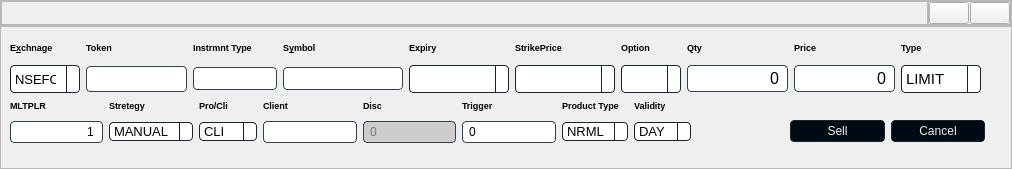
<?xml version="1.0" encoding="UTF-8"?>
<ui version="4.0">
 <class>MainWindow</class>
 <widget class="QMainWindow" name="MainWindow">
  <property name="geometry">
   <rect>
    <x>0</x>
    <y>0</y>
    <width>1012</width>
    <height>169</height>
   </rect>
  </property>
  <property name="windowTitle">
   <string>MainWindow</string>
  </property>
  <property name="styleSheet">
   <string notr="true"/>
  </property>
  <widget class="QWidget" name="centralwidget">
   <property name="styleSheet">
    <string notr="true"/>
   </property>
   <layout class="QGridLayout" name="gridLayout">
    <property name="leftMargin">
     <number>0</number>
    </property>
    <property name="topMargin">
     <number>0</number>
    </property>
    <property name="rightMargin">
     <number>0</number>
    </property>
    <property name="bottomMargin">
     <number>0</number>
    </property>
    <property name="spacing">
     <number>0</number>
    </property>
    <item row="2" column="1" colspan="2">
     <widget class="QFrame" name="frame_3">
      <property name="sizePolicy">
       <sizepolicy hsizetype="Expanding" vsizetype="Expanding">
        <horstretch>0</horstretch>
        <verstretch>0</verstretch>
       </sizepolicy>
      </property>
      <property name="styleSheet">
       <string notr="true">QWidget {

background-color: rgb(219, 88	, 96);
}
QPushButton {
  background-color: #000a14;
  border: 1px solid #19232d;
  color: #F0F0F0;
  border-radius: 4px;
  padding: 3px;
  outline: none;
  /* Issue #194 - Special case of QPushButton inside dialogs, for better UI */
  min-width: 20px;
}

QPushButton:disabled {
  background-color: #19232d;
  border: 1px solid #19232d;
  color: #787878;
  border-radius: 4px;
  padding: 3px;
}

QPushButton:checked {
  background-color: #19232d;
  border: 1px solid #19232d;
  border-radius: 4px;
  padding: 3px;
  outline: none;
}

QPushButton:checked:disabled {
  background-color: #000A14;
  border: 1px solid #19232d;
  color: #787878;
  border-radius: 4px;
  padding: 3px;
  outline: none;
}

QPushButton:checked:selected {
  background: #1464A0;
  color: #19232d;
}

QPushButton::menu-indicator {
  subcontrol-origin: padding;
  subcontrol-position: bottom right;
  bottom: 4px;
}

QPushButton:pressed {
  background-color: #000A14;
  border: 1px solid #000A14;
}

QPushButton:pressed:hover {
/*  border: 1px solid #148CD2;*/
  background-color: #148CD2;
}

QPushButton:hover {
  background-color: #148CD2;    
}

QPushButton:selected {
  background: #1464A0;
  color: #19232d;
}

QPushButton:hover {
  border: 1px solid #148CD2;
  color: #F0F0F0;
}

QPushButton:focus {
  border: 1px solid #1464A0;
}



QComboBox {
  background-color: #ffffff;
  border: 1px solid #19232d;
  border-radius: 4px;
  selection-background-color: #1464A0;
  padding-left: 4px;
  padding-right: 10px;
color:111111;
  /* 4 + 16*2 See scrollbar size */
  /* Fixes #103, #111 */
  min-height: 1.5em;
  /* padding-top: 2px;     removed to fix #132 */
  /* padding-bottom: 2px;  removed to fix #132 */
  /* min-width: 75px;      removed to fix #109 */
  /* Needed to remove indicator - fix #132 */
}

QComboBox QAbstractItemView {
  border: 1px solid #19232d;
  border-radius: 0;
  background-color: #eeeeee;
  color: #111111;
  selection-background-color: #1464A0;
}

QComboBox QAbstractItemView:hover {
  background-color: #eeeeee;
  color: #111111;
}

QComboBox QAbstractItemView:selected {
  background: #1464A0;
  color: #19232d;
}

QComboBox QAbstractItemView:alternate {
  background: #eeeeee;
}

QComboBox:disabled {
  background-color: #dddddd;
  color: #787878;
}

QComboBox:hover {
  border: 1px solid #148CD2;
}

QComboBox:focus {
  background-color: #1464A0;
  border: 1px solid #1464A0;
}

QComboBox:on {
  selection-background-color: #1464A0;
}

QComboBox::indicator {
  border: none;
  border-radius: 0;
  background-color: transparent;
  selection-background-color: transparent;
  color: transparent;
  selection-color: transparent;
  /* Needed to remove indicator - fix #132 */
}

QComboBox::indicator:alternate {
  background: #000A14;
}

QComboBox::item:alternate {
  background: #000A14;
}

QComboBox::item:selected {
  border: 0px solid transparent;
}

QComboBox::drop-down {
  subcontrol-origin: padding;
  subcontrol-position: top right;
  width: 12px;
  border-left: 1px solid #19232d;
}

QComboBox::down-arrow {
  image: url(&quot;:/qss_icons/rc/arrow_down_disabled.png&quot;);
  height: 8px;
  width: 8px;
}

QComboBox::down-arrow:on, QComboBox::down-arrow:hover, QComboBox::down-arrow:focus {
  image: url(&quot;:/qss_icons/rc/arrow_down.png&quot;);
}


QLineEdit {
  background-color: #ffffff;
  padding-top: 2px;
  /* This QLineEdit fix  103, 111 */
  padding-bottom: 2px;
  /* This QLineEdit fix  103, 111 */
  padding-left: 4px;
  padding-right: 4px;
  border-style: solid;
  border: 1px solid #32414B;
  border-radius: 4px;
  color: 000000;
}

QLineEdit:disabled {
  background-color: #cccccc;
  color: #787878;
}

QLineEdit:hover {
  border: 1px solid #148CD2;
  color: #000000;
}

QLineEdit:focus {
  border: 1px solid #1464A0;
}

QLineEdit:selected {
  background-color: #1464A0;
  color: #000000;
}
</string>
      </property>
      <property name="frameShape">
       <enum>QFrame::StyledPanel</enum>
      </property>
      <property name="frameShadow">
       <enum>QFrame::Raised</enum>
      </property>
      <widget class="QWidget" name="layoutWidget">
       <property name="geometry">
        <rect>
         <x>10</x>
         <y>10</y>
         <width>971</width>
         <height>57</height>
        </rect>
       </property>
       <layout class="QGridLayout" name="gridLayout_2" columnstretch="0,0,0,0,0,0,0,0,0,0,0" columnminimumwidth="0,0,0,0,0,0,0,0,0,0,0">
        <item row="1" column="9">
         <widget class="QLineEdit" name="leRate">
          <property name="minimumSize">
           <size>
            <width>100</width>
            <height>0</height>
           </size>
          </property>
          <property name="font">
           <font>
            <pointsize>12</pointsize>
           </font>
          </property>
          <property name="styleSheet">
           <string notr="true"/>
          </property>
          <property name="text">
           <string>0</string>
          </property>
          <property name="alignment">
           <set>Qt::AlignRight|Qt::AlignTrailing|Qt::AlignVCenter</set>
          </property>
         </widget>
        </item>
        <item row="1" column="5">
         <widget class="QComboBox" name="cbExp">
          <property name="minimumSize">
           <size>
            <width>100</width>
            <height>28</height>
           </size>
          </property>
          <property name="font">
           <font>
            <pointsize>10</pointsize>
           </font>
          </property>
          <property name="styleSheet">
           <string notr="true"/>
          </property>
         </widget>
        </item>
        <item row="0" column="8">
         <widget class="QLabel" name="label_8">
          <property name="font">
           <font>
            <pointsize>7</pointsize>
            <weight>75</weight>
            <bold>true</bold>
           </font>
          </property>
          <property name="styleSheet">
           <string notr="true"/>
          </property>
          <property name="text">
           <string>Qty</string>
          </property>
         </widget>
        </item>
        <item row="1" column="10">
         <widget class="QComboBox" name="cbOrdType">
          <property name="minimumSize">
           <size>
            <width>80</width>
            <height>28</height>
           </size>
          </property>
          <property name="font">
           <font>
            <pointsize>11</pointsize>
           </font>
          </property>
          <property name="styleSheet">
           <string notr="true"/>
          </property>
          <item>
           <property name="text">
            <string>LIMIT</string>
           </property>
          </item>
          <item>
           <property name="text">
            <string>MARKET</string>
           </property>
          </item>
          <item>
           <property name="text">
            <string>SL</string>
           </property>
          </item>
          <item>
           <property name="text">
            <string>SL-M</string>
           </property>
          </item>
         </widget>
        </item>
        <item row="1" column="7">
         <widget class="QComboBox" name="cbOpt">
          <property name="minimumSize">
           <size>
            <width>60</width>
            <height>28</height>
           </size>
          </property>
          <property name="font">
           <font>
            <pointsize>10</pointsize>
           </font>
          </property>
          <property name="styleSheet">
           <string notr="true"/>
          </property>
         </widget>
        </item>
        <item row="0" column="3">
         <widget class="QLabel" name="label_5">
          <property name="font">
           <font>
            <pointsize>7</pointsize>
            <weight>75</weight>
            <bold>true</bold>
           </font>
          </property>
          <property name="styleSheet">
           <string notr="true"/>
          </property>
          <property name="text">
           <string>Instrmnt Type</string>
          </property>
         </widget>
        </item>
        <item row="1" column="3">
         <widget class="QLineEdit" name="leInsType">
          <property name="minimumSize">
           <size>
            <width>80</width>
            <height>0</height>
           </size>
          </property>
          <property name="font">
           <font>
            <pointsize>10</pointsize>
           </font>
          </property>
          <property name="styleSheet">
           <string notr="true"/>
          </property>
          <property name="text">
           <string/>
          </property>
         </widget>
        </item>
        <item row="1" column="8">
         <widget class="QLineEdit" name="leQty">
          <property name="minimumSize">
           <size>
            <width>80</width>
            <height>0</height>
           </size>
          </property>
          <property name="font">
           <font>
            <pointsize>12</pointsize>
           </font>
          </property>
          <property name="styleSheet">
           <string notr="true"/>
          </property>
          <property name="text">
           <string>0</string>
          </property>
          <property name="alignment">
           <set>Qt::AlignRight|Qt::AlignTrailing|Qt::AlignVCenter</set>
          </property>
         </widget>
        </item>
        <item row="0" column="6">
         <widget class="QLabel" name="label_14">
          <property name="font">
           <font>
            <pointsize>7</pointsize>
            <weight>75</weight>
            <bold>true</bold>
           </font>
          </property>
          <property name="styleSheet">
           <string notr="true"/>
          </property>
          <property name="text">
           <string>StrikePrice</string>
          </property>
         </widget>
        </item>
        <item row="0" column="9">
         <widget class="QLabel" name="label_9">
          <property name="font">
           <font>
            <pointsize>7</pointsize>
            <weight>75</weight>
            <bold>true</bold>
           </font>
          </property>
          <property name="styleSheet">
           <string notr="true"/>
          </property>
          <property name="text">
           <string>Price</string>
          </property>
         </widget>
        </item>
        <item row="1" column="6">
         <widget class="QComboBox" name="cbStrike">
          <property name="minimumSize">
           <size>
            <width>100</width>
            <height>28</height>
           </size>
          </property>
          <property name="font">
           <font>
            <pointsize>10</pointsize>
           </font>
          </property>
          <property name="styleSheet">
           <string notr="true"/>
          </property>
         </widget>
        </item>
        <item row="0" column="0">
         <widget class="QLabel" name="label_3">
          <property name="font">
           <font>
            <pointsize>7</pointsize>
            <weight>75</weight>
            <bold>true</bold>
           </font>
          </property>
          <property name="styleSheet">
           <string notr="true"/>
          </property>
          <property name="text">
           <string>&lt;html&gt;&lt;head/&gt;&lt;body&gt;&lt;p&gt;E&lt;span style=&quot; text-decoration: underline;&quot;&gt;x&lt;/span&gt;chnage&lt;/p&gt;&lt;/body&gt;&lt;/html&gt;</string>
          </property>
         </widget>
        </item>
        <item row="0" column="4">
         <widget class="QLabel" name="label_6">
          <property name="font">
           <font>
            <pointsize>7</pointsize>
            <weight>75</weight>
            <bold>true</bold>
           </font>
          </property>
          <property name="styleSheet">
           <string notr="true"/>
          </property>
          <property name="text">
           <string>&lt;html&gt;&lt;head/&gt;&lt;body&gt;&lt;p&gt;S&lt;span style=&quot; text-decoration: underline;&quot;&gt;y&lt;/span&gt;mbol&lt;/p&gt;&lt;/body&gt;&lt;/html&gt;</string>
          </property>
         </widget>
        </item>
        <item row="0" column="5">
         <widget class="QLabel" name="label_13">
          <property name="font">
           <font>
            <pointsize>7</pointsize>
            <weight>75</weight>
            <bold>true</bold>
           </font>
          </property>
          <property name="styleSheet">
           <string notr="true"/>
          </property>
          <property name="text">
           <string>Expiry</string>
          </property>
         </widget>
        </item>
        <item row="1" column="2">
         <widget class="QLineEdit" name="leToken">
          <property name="minimumSize">
           <size>
            <width>70</width>
            <height>0</height>
           </size>
          </property>
          <property name="font">
           <font>
            <pointsize>11</pointsize>
           </font>
          </property>
          <property name="styleSheet">
           <string notr="true"/>
          </property>
          <property name="text">
           <string/>
          </property>
         </widget>
        </item>
        <item row="0" column="10">
         <widget class="QLabel" name="label_4">
          <property name="font">
           <font>
            <pointsize>7</pointsize>
            <weight>75</weight>
            <bold>true</bold>
           </font>
          </property>
          <property name="styleSheet">
           <string notr="true"/>
          </property>
          <property name="text">
           <string>Type</string>
          </property>
         </widget>
        </item>
        <item row="1" column="0">
         <widget class="QComboBox" name="cbEx">
          <property name="sizePolicy">
           <sizepolicy hsizetype="Maximum" vsizetype="Maximum">
            <horstretch>0</horstretch>
            <verstretch>0</verstretch>
           </sizepolicy>
          </property>
          <property name="minimumSize">
           <size>
            <width>70</width>
            <height>28</height>
           </size>
          </property>
          <property name="font">
           <font>
            <pointsize>10</pointsize>
           </font>
          </property>
          <property name="styleSheet">
           <string notr="true"/>
          </property>
          <item>
           <property name="text">
            <string>NSEFO</string>
           </property>
          </item>
          <item>
           <property name="text">
            <string>MCXFO</string>
           </property>
          </item>
         </widget>
        </item>
        <item row="1" column="4">
         <widget class="QLineEdit" name="leSymbol">
          <property name="minimumSize">
           <size>
            <width>120</width>
            <height>0</height>
           </size>
          </property>
          <property name="font">
           <font>
            <pointsize>10</pointsize>
           </font>
          </property>
          <property name="styleSheet">
           <string notr="true"/>
          </property>
          <property name="text">
           <string/>
          </property>
         </widget>
        </item>
        <item row="0" column="7">
         <widget class="QLabel" name="label_15">
          <property name="font">
           <font>
            <pointsize>7</pointsize>
            <weight>75</weight>
            <bold>true</bold>
           </font>
          </property>
          <property name="styleSheet">
           <string notr="true"/>
          </property>
          <property name="text">
           <string>Option</string>
          </property>
         </widget>
        </item>
        <item row="0" column="2">
         <widget class="QLabel" name="label_7">
          <property name="font">
           <font>
            <pointsize>7</pointsize>
            <weight>75</weight>
            <bold>true</bold>
           </font>
          </property>
          <property name="styleSheet">
           <string notr="true"/>
          </property>
          <property name="text">
           <string>Token</string>
          </property>
         </widget>
        </item>
       </layout>
      </widget>
      <widget class="QWidget" name="layoutWidget_2">
       <property name="geometry">
        <rect>
         <x>10</x>
         <y>70</y>
         <width>681</width>
         <height>47</height>
        </rect>
       </property>
       <layout class="QGridLayout" name="gridLayout_3">
        <item row="1" column="4">
         <widget class="QLineEdit" name="leDiscQ">
          <property name="enabled">
           <bool>false</bool>
          </property>
          <property name="styleSheet">
           <string notr="true"/>
          </property>
          <property name="text">
           <string>0</string>
          </property>
         </widget>
        </item>
        <item row="0" column="4">
         <widget class="QLabel" name="label_12">
          <property name="font">
           <font>
            <pointsize>7</pointsize>
            <weight>75</weight>
            <bold>true</bold>
           </font>
          </property>
          <property name="styleSheet">
           <string notr="true"/>
          </property>
          <property name="text">
           <string>Disc</string>
          </property>
         </widget>
        </item>
        <item row="1" column="1">
         <widget class="QComboBox" name="cbStretegyNo">
          <property name="font">
           <font>
            <pointsize>10</pointsize>
           </font>
          </property>
          <property name="styleSheet">
           <string notr="true"/>
          </property>
          <item>
           <property name="text">
            <string>MANUAL</string>
           </property>
          </item>
         </widget>
        </item>
        <item row="1" column="6">
         <widget class="QComboBox" name="cbProduct">
          <property name="font">
           <font>
            <pointsize>10</pointsize>
           </font>
          </property>
          <property name="styleSheet">
           <string notr="true"/>
          </property>
          <item>
           <property name="text">
            <string>NRML</string>
           </property>
          </item>
          <item>
           <property name="text">
            <string>MIS</string>
           </property>
          </item>
         </widget>
        </item>
        <item row="0" column="3">
         <widget class="QLabel" name="label_11">
          <property name="font">
           <font>
            <pointsize>7</pointsize>
            <weight>75</weight>
            <bold>true</bold>
           </font>
          </property>
          <property name="styleSheet">
           <string notr="true"/>
          </property>
          <property name="text">
           <string>Client</string>
          </property>
         </widget>
        </item>
        <item row="0" column="2">
         <widget class="QLabel" name="label_16">
          <property name="font">
           <font>
            <pointsize>7</pointsize>
            <weight>75</weight>
            <bold>true</bold>
           </font>
          </property>
          <property name="styleSheet">
           <string notr="true"/>
          </property>
          <property name="text">
           <string>Pro/Cli</string>
          </property>
         </widget>
        </item>
        <item row="0" column="1">
         <widget class="QLabel" name="label_20">
          <property name="font">
           <font>
            <pointsize>7</pointsize>
            <weight>75</weight>
            <bold>true</bold>
           </font>
          </property>
          <property name="styleSheet">
           <string notr="true"/>
          </property>
          <property name="text">
           <string>Stretegy</string>
          </property>
         </widget>
        </item>
        <item row="0" column="6">
         <widget class="QLabel" name="label_18">
          <property name="font">
           <font>
            <pointsize>7</pointsize>
            <weight>75</weight>
            <bold>true</bold>
           </font>
          </property>
          <property name="styleSheet">
           <string notr="true"/>
          </property>
          <property name="text">
           <string>Product Type</string>
          </property>
         </widget>
        </item>
        <item row="1" column="2">
         <widget class="QComboBox" name="cbCli">
          <property name="font">
           <font>
            <pointsize>10</pointsize>
           </font>
          </property>
          <property name="styleSheet">
           <string notr="true"/>
          </property>
          <item>
           <property name="text">
            <string>CLI</string>
           </property>
          </item>
          <item>
           <property name="text">
            <string>PRO</string>
           </property>
          </item>
         </widget>
        </item>
        <item row="0" column="7">
         <widget class="QLabel" name="label_19">
          <property name="font">
           <font>
            <pointsize>7</pointsize>
            <weight>75</weight>
            <bold>true</bold>
           </font>
          </property>
          <property name="styleSheet">
           <string notr="true"/>
          </property>
          <property name="text">
           <string>Validity</string>
          </property>
         </widget>
        </item>
        <item row="1" column="3">
         <widget class="QLineEdit" name="leClient">
          <property name="styleSheet">
           <string notr="true"/>
          </property>
          <property name="text">
           <string/>
          </property>
         </widget>
        </item>
        <item row="0" column="5">
         <widget class="QLabel" name="label_17">
          <property name="font">
           <font>
            <pointsize>7</pointsize>
            <weight>75</weight>
            <bold>true</bold>
           </font>
          </property>
          <property name="styleSheet">
           <string notr="true"/>
          </property>
          <property name="text">
           <string>Trigger</string>
          </property>
         </widget>
        </item>
        <item row="1" column="5">
         <widget class="QLineEdit" name="leTrigger">
          <property name="enabled">
           <bool>true</bool>
          </property>
          <property name="styleSheet">
           <string notr="true"/>
          </property>
          <property name="text">
           <string>0</string>
          </property>
         </widget>
        </item>
        <item row="1" column="7">
         <widget class="QComboBox" name="cbValidity">
          <property name="font">
           <font>
            <pointsize>10</pointsize>
           </font>
          </property>
          <property name="styleSheet">
           <string notr="true"/>
          </property>
          <item>
           <property name="text">
            <string>DAY</string>
           </property>
          </item>
          <item>
           <property name="text">
            <string>IOC</string>
           </property>
          </item>
         </widget>
        </item>
        <item row="1" column="0">
         <widget class="QLineEdit" name="leMLT">
          <property name="text">
           <string>1</string>
          </property>
          <property name="alignment">
           <set>Qt::AlignRight|Qt::AlignTrailing|Qt::AlignVCenter</set>
          </property>
         </widget>
        </item>
        <item row="0" column="0">
         <widget class="QLabel" name="label_21">
          <property name="font">
           <font>
            <pointsize>7</pointsize>
            <weight>75</weight>
            <bold>true</bold>
           </font>
          </property>
          <property name="styleSheet">
           <string notr="true"/>
          </property>
          <property name="text">
           <string>MLTPLR</string>
          </property>
         </widget>
        </item>
       </layout>
      </widget>
      <widget class="QWidget" name="layoutWidget_3">
       <property name="geometry">
        <rect>
         <x>790</x>
         <y>90</y>
         <width>195</width>
         <height>30</height>
        </rect>
       </property>
       <layout class="QGridLayout" name="gridLayout_4">
        <item row="0" column="0">
         <widget class="QPushButton" name="pbSubmit">
          <property name="styleSheet">
           <string notr="true"/>
          </property>
          <property name="text">
           <string>Sell</string>
          </property>
         </widget>
        </item>
        <item row="0" column="1">
         <widget class="QPushButton" name="pbCancel">
          <property name="styleSheet">
           <string notr="true"/>
          </property>
          <property name="text">
           <string>Cancel</string>
          </property>
         </widget>
        </item>
       </layout>
      </widget>
     </widget>
    </item>
    <item row="1" column="1" colspan="2" alignment="Qt::AlignTop">
     <widget class="QFrame" name="headerFrame">
      <property name="frameShape">
       <enum>QFrame::StyledPanel</enum>
      </property>
      <property name="frameShadow">
       <enum>QFrame::Raised</enum>
      </property>
      <layout class="QGridLayout" name="gridLayout_5">
       <property name="leftMargin">
        <number>0</number>
       </property>
       <property name="topMargin">
        <number>0</number>
       </property>
       <property name="rightMargin">
        <number>0</number>
       </property>
       <property name="bottomMargin">
        <number>0</number>
       </property>
       <property name="spacing">
        <number>0</number>
       </property>
       <item row="0" column="1" alignment="Qt::AlignRight">
        <widget class="QFrame" name="frame_2">
         <property name="sizePolicy">
          <sizepolicy hsizetype="Maximum" vsizetype="Maximum">
           <horstretch>0</horstretch>
           <verstretch>0</verstretch>
          </sizepolicy>
         </property>
         <property name="frameShape">
          <enum>QFrame::StyledPanel</enum>
         </property>
         <property name="frameShadow">
          <enum>QFrame::Raised</enum>
         </property>
         <layout class="QHBoxLayout" name="horizontalLayout">
          <property name="spacing">
           <number>1</number>
          </property>
          <property name="leftMargin">
           <number>0</number>
          </property>
          <property name="topMargin">
           <number>0</number>
          </property>
          <property name="rightMargin">
           <number>0</number>
          </property>
          <property name="bottomMargin">
           <number>0</number>
          </property>
          <item>
           <widget class="QPushButton" name="bt_min">
            <property name="sizePolicy">
             <sizepolicy hsizetype="Maximum" vsizetype="Maximum">
              <horstretch>0</horstretch>
              <verstretch>0</verstretch>
             </sizepolicy>
            </property>
            <property name="text">
             <string/>
            </property>
            <property name="icon">
             <iconset resource="../icons/icons.qrc">
              <normaloff>:/icon1/minus.svg</normaloff>:/icon1/minus.svg</iconset>
            </property>
           </widget>
          </item>
          <item>
           <widget class="QPushButton" name="bt_close">
            <property name="sizePolicy">
             <sizepolicy hsizetype="Maximum" vsizetype="Maximum">
              <horstretch>0</horstretch>
              <verstretch>0</verstretch>
             </sizepolicy>
            </property>
            <property name="text">
             <string/>
            </property>
            <property name="icon">
             <iconset resource="../icons/icons.qrc">
              <normaloff>:/icon1/x.svg</normaloff>:/icon1/x.svg</iconset>
            </property>
           </widget>
          </item>
         </layout>
        </widget>
       </item>
       <item row="0" column="0">
        <widget class="QFrame" name="frame">
         <property name="sizePolicy">
          <sizepolicy hsizetype="Expanding" vsizetype="Expanding">
           <horstretch>0</horstretch>
           <verstretch>0</verstretch>
          </sizepolicy>
         </property>
         <property name="frameShape">
          <enum>QFrame::StyledPanel</enum>
         </property>
         <property name="frameShadow">
          <enum>QFrame::Raised</enum>
         </property>
        </widget>
       </item>
      </layout>
     </widget>
    </item>
   </layout>
  </widget>
 </widget>
 <tabstops>
  <tabstop>cbEx</tabstop>
  <tabstop>leToken</tabstop>
  <tabstop>leInsType</tabstop>
  <tabstop>leSymbol</tabstop>
  <tabstop>cbExp</tabstop>
  <tabstop>cbStrike</tabstop>
  <tabstop>cbOpt</tabstop>
  <tabstop>leQty</tabstop>
  <tabstop>leRate</tabstop>
  <tabstop>cbOrdType</tabstop>
  <tabstop>leMLT</tabstop>
  <tabstop>cbStretegyNo</tabstop>
  <tabstop>cbCli</tabstop>
  <tabstop>leClient</tabstop>
  <tabstop>leDiscQ</tabstop>
  <tabstop>leTrigger</tabstop>
  <tabstop>cbProduct</tabstop>
  <tabstop>cbValidity</tabstop>
  <tabstop>pbSubmit</tabstop>
  <tabstop>pbCancel</tabstop>
  <tabstop>bt_close</tabstop>
  <tabstop>bt_min</tabstop>
 </tabstops>
 <resources>
  <include location="../icons/icons.qrc"/>
 </resources>
 <connections/>
</ui>
